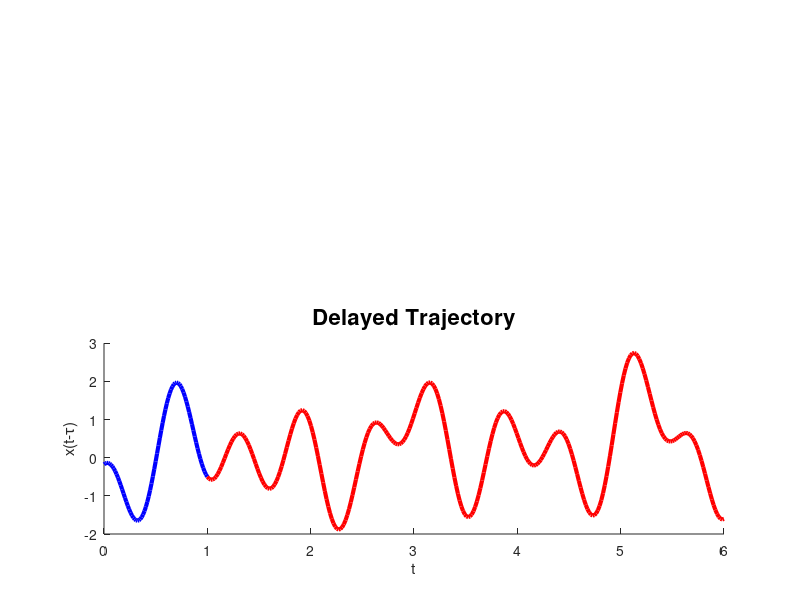

MATLAB code to generate this figure:
%visualize component measures

%position of plot in monitor
pos = [744   628   691   422];
pos_half = [744   628   691   422/2];

%colors from linspecer
% cn = [0.363921568627451,0.575529411764706,0.748392156862745];
cn = [0,0,1];
cz = [1,0,0];
cp = [0,1,0];
% cz = [0.915294117647059,0.281568627450980,0.287843137254902];
% cp = [0.441568627450980,0.749019607843137,0.432156862745098];

T = 6;
tau = 1;
N = 300;

f = @(x) 1*(0.5 * cos(3*x) -  sin(5.5*x) + 0.3*sin(5*x) + sin(0.1*x) - cos(10*x));

%full time
t = linspace(0, T, N); 
x0 = f(t);
x1 = f(t - tau);

%components
tn = linspace(-tau, 0, N/4);
tz = linspace(0, T - tau, N);
tp = linspace(T-tau, T, N/4);

xn = f(tn);
xz = f(tz);
xp = f(tp);

%peak
%for this data, the maximum occurs in the 'z' [0, T-tau] = [0, 5] region

[xpeak, ipeak] = max(xz);
tpeak = tz(ipeak);

%% Plotting
FS = 16; %font size of titles


%% marginals plotted independently




%% Stacked Plot
fig = figure(4);
set(fig, 'position', pos);
subplot(2, 1, 1)
clf
hold on
plot(tz, xz, 'Color', cz, 'LineWidth', 3)
plot(tp, xp, 'Color', cp, 'LineWidth', 3)
ylabel('x(t)')
xlabel('t')
ylim([-2, 3])
title('Current Trajectory', 'FontSize', FS)

% fig = figure(5);
set(fig, 'position', pos_half);
clf
subplot(2, 1, 2)
hold on
plot(tn + tau, xn, 'Color', cn, 'LineWidth', 3)
plot(tz + tau, xz, 'Color', cz, 'LineWidth', 3)
title('Delayed Trajectory', 'FontSize', FS)
ylabel('x(t-\tau)')
ylim([-2, 3])
xlabel('t')
